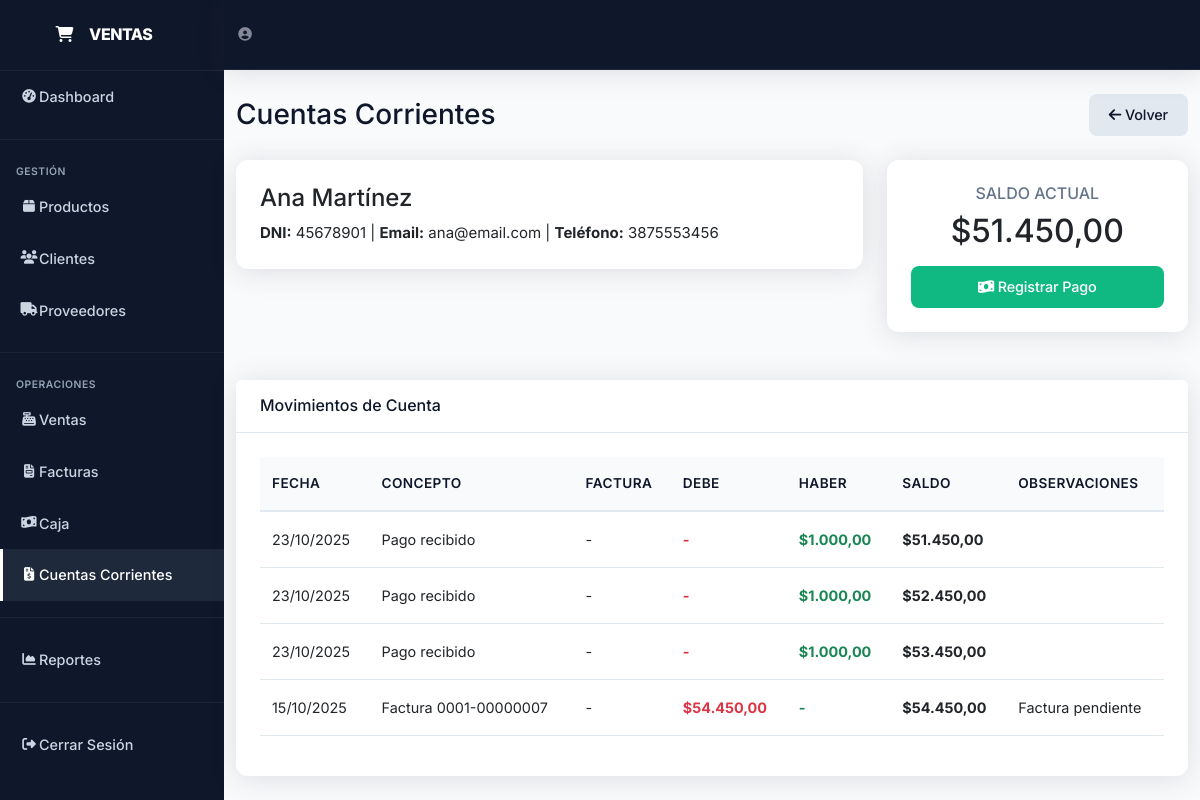
/cuentas_corrientes.php?cliente_id=4 (signed in), run on the app's committed database.
### tables this page shows
CREATE TABLE `clientes` (
  `id` int(11) NOT NULL,
  `nombre` varchar(100) NOT NULL,
  `apellido` varchar(100) NOT NULL,
  `email` varchar(100) DEFAULT NULL,
  `telefono` varchar(20) DEFAULT NULL,
  `direccion` text DEFAULT NULL,
  `dni` varchar(20) DEFAULT NULL,
  `estado` tinyint(1) DEFAULT 1,
  `fecha_creacion` timestamp NOT NULL DEFAULT current_timestamp()
);

CREATE TABLE IF NOT EXISTS cuentas_corrientes (
    id INT PRIMARY KEY AUTO_INCREMENT,
    cliente_id INT NOT NULL,
    tipo_movimiento ENUM('debe', 'haber') NOT NULL,
    concepto VARCHAR(255) NOT NULL,
    factura_id INT,
    importe DECIMAL(10,2) NOT NULL,
    saldo DECIMAL(10,2) NOT NULL,
    fecha_movimiento DATE NOT NULL,
    observaciones TEXT,
    usuario_id INT NOT NULL,
    fecha_creacion TIMESTAMP DEFAULT CURRENT_TIMESTAMP,
    FOREIGN KEY (cliente_id) REFERENCES clientes(id) ON DELETE RESTRICT,
    FOREIGN KEY (factura_id) REFERENCES facturas(id) ON DELETE SET NULL,
    FOREIGN KEY (usuario_id) REFERENCES usuarios(id) ON DELETE RESTRICT
);

### config.php (called while the page is built, shortened)
<?php
function formatear_precio($precio)
{
    return '$' . number_format($precio, 2, ',', '.');
}

### cuentas_corrientes.php (the view, shortened to what this page needs)
<?php
require_once 'config.php';
$sql_clientes = "SELECT
    c.id,
    c.nombre,
    c.apellido,
    c.dni,
    c.telefono,
    COALESCE(SUM(CASE WHEN cc.tipo_movimiento = 'debe' THEN cc.importe ELSE 0 END), 0) as total_debe,
    COALESCE(SUM(CASE WHEN cc.tipo_movimiento = 'haber' THEN cc.importe ELSE 0 END), 0) as total_haber,
    COALESCE(SUM(CASE WHEN cc.tipo_movimiento = 'debe' THEN cc.importe ELSE -cc.importe END), 0) as saldo_actual
FROM clientes c
LEFT JOIN cuentas_corrientes cc ON c.id = cc.cliente_id
WHERE c.estado = 1
GROUP BY c.id, c.nombre, c.apellido, c.dni, c.telefono
HAVING saldo_actual != 0 OR total_debe > 0 OR total_haber > 0
ORDER BY saldo_actual DESC";
$result_clientes = $conn->query($sql_clientes);
$cliente_seleccionado = null;
$movimientos_cliente = [];
$saldo_total = 0;
if (isset($_GET['cliente_id'])) {
    $cliente_id = intval($_GET['cliente_id']);
    $sql_cliente = "SELECT * FROM clientes WHERE id = ?";
    $stmt = $conn->prepare($sql_cliente);
    $stmt->bind_param("i", $cliente_id);
    $stmt->execute();
    $cliente_seleccionado = $stmt->get_result()->fetch_assoc();
    $sql_movimientos = "SELECT cc.*, f.numero_factura, f.tipo as factura_tipo
                        FROM cuentas_corrientes cc
                        LEFT JOIN facturas f ON cc.factura_id = f.id
                        WHERE cc.cliente_id = ?
                        ORDER BY cc.fecha_movimiento DESC, cc.id DESC";
    $stmt_mov = $conn->prepare($sql_movimientos);
    $stmt_mov->bind_param("i", $cliente_id);
    $stmt_mov->execute();
    $result_movimientos = $stmt_mov->get_result();
    while ($row = $result_movimientos->fetch_assoc()) {
        $movimientos_cliente[] = $row;
    }
    $sql_ultimo_saldo = "SELECT saldo FROM cuentas_corrientes
                         WHERE cliente_id = ?
                         ORDER BY fecha_movimiento DESC, id DESC
                         LIMIT 1";
    $stmt_saldo = $conn->prepare($sql_ultimo_saldo);
    $stmt_saldo->bind_param("i", $cliente_id);
    $stmt_saldo->execute();
    $result_saldo = $stmt_saldo->get_result();
    if ($result_saldo->num_rows > 0) {
        $saldo_total = $result_saldo->fetch_assoc()['saldo'];
    }
}
?>
<!DOCTYPE html>
<html lang="es">
<head>
    <link href="https://cdnjs.cloudflare.com/ajax/libs/bootstrap/5.3.0/css/bootstrap.min.css" rel="stylesheet">
    <link href="https://cdnjs.cloudflare.com/ajax/libs/font-awesome/6.4.0/css/all.min.css" rel="stylesheet">
    <link rel="stylesheet" href="style-minimal.css">
</head>
<body>
    <div id="wrapper">
        <ul class="navbar-nav" id="sidebar-wrapper">
            <a class="sidebar-brand" href="index.php">
                <div class="sidebar-brand-icon"><i class="fas fa-shopping-cart"></i></div>
                <div class="sidebar-brand-text mx-3">VENTAS</div>
            </a>
            <hr class="sidebar-divider my-0" style="border-color: rgba(255,255,255,.2)">
            <li class="nav-item">
                <a class="nav-link" href="index.php">
                    <i class="fas fa-fw fa-tachometer-alt"></i><span>Dashboard</span>
                </a>
            </li>
            <hr class="sidebar-divider" style="border-color: rgba(255,255,255,.2)">
            <div class="sidebar-heading">Gestión</div>
            <li class="nav-item">
                <a class="nav-link" href="productos.php">
                    <i class="fas fa-fw fa-box"></i><span>Productos</span>
                </a>
            </li>
            <li class="nav-item">
                <a class="nav-link" href="clientes.php">
                    <i class="fas fa-fw fa-users"></i><span>Clientes</span>
                </a>
            </li>
            <li class="nav-item">
                <a class="nav-link" href="proveedores.php">
                    <i class="fas fa-fw fa-truck"></i><span>Proveedores</span>
                </a>
            </li>
            <hr class="sidebar-divider" style="border-color: rgba(255,255,255,.2)">
            <div class="sidebar-heading">Operaciones</div>
            <li class="nav-item">
                <a class="nav-link" href="ventas.php">
                    <i class="fas fa-fw fa-cash-register"></i><span>Ventas</span>
                </a>
            </li>
            <li class="nav-item">
                <a class="nav-link" href="facturas.php">
                    <i class="fas fa-fw fa-file-invoice"></i><span>Facturas</span>
                </a>
            </li>
            <li class="nav-item">
                <a class="nav-link" href="caja.php">
                    <i class="fas fa-fw fa-money-bill-wave"></i><span>Caja</span>
                </a>
            </li>
            <li class="nav-item">
                <a class="nav-link active" href="cuentas_corrientes.php">
                    <i class="fas fa-fw fa-file-invoice-dollar"></i><span>Cuentas Corrientes</span>
                </a>
            </li>
            <hr class="sidebar-divider" style="border-color: rgba(255,255,255,.2)">
            <li class="nav-item">
                <a class="nav-link" href="reportes.php">
                    <i class="fas fa-fw fa-chart-area"></i><span>Reportes</span>
                </a>
            </li>
            <hr class="sidebar-divider" style="border-color: rgba(255,255,255,.2)">
            <li class="nav-item">
                <a class="nav-link" href="cerrar_sesion.php">
                    <i class="fas fa-fw fa-sign-out-alt"></i><span>Cerrar Sesión</span>
                </a>
            </li>
        </ul>
        <div id="content-wrapper">
            <nav class="navbar navbar-expand topbar mb-4 static-top">
                <ul class="navbar-nav ml-auto">
                    <li class="nav-item">
                        <a class="nav-link" href="#">
                            <i class="fas fa-user-circle fa-2x" style="color: #858796;"></i>
                        </a>
                    </li>
                </ul>
            </nav>
            <div class="container-fluid">
                <div class="d-sm-flex align-items-center justify-content-between mb-4">
                    <h1 class="h3 mb-0 text-gray-800">Cuentas Corrientes</h1>
                    <?php if ($cliente_seleccionado): ?>
                        <a href="cuentas_corrientes.php" class="btn btn-secondary">
                            <i class="fas fa-arrow-left"></i> Volver
                        </a>
                    <?php endif; ?>
                </div>
                <?php if (!$cliente_seleccionado): ?>
                    <div class="row">
                        <?php while ($cliente = $result_clientes->fetch_assoc()): ?>
                            <div class="col-xl-4 col-md-6 mb-4">
                                <div class="card cliente-card" onclick="window.location.href='cuentas_corrientes.php?cliente_id=<?php echo $cliente['id']; ?>'">
                                    <div class="card-body">
                                        <h5 class="card-title"><?php echo $cliente['nombre'] . ' ' . $cliente['apellido']; ?></h5>
                                        <p class="card-text">
                                            <small class="text-muted">DNI: <?php echo $cliente['dni']; ?></small><br>
                                            <small class="text-muted">Tel: <?php echo $cliente['telefono']; ?></small>
                                        </p>
                                        <hr>
                                        <div class="row text-center">
                                            <div class="col-4">
                                                <small class="text-muted">Debe</small><br>
                                                <strong class="text-danger"><?php echo formatear_precio($cliente['total_debe']); ?></strong>
                                            </div>
                                            <div class="col-4">
                                                <small class="text-muted">Haber</small><br>
                                                <strong class="text-success"><?php echo formatear_precio($cliente['total_haber']); ?></strong>
                                            </div>
                                            <div class="col-4">
                                                <small class="text-muted">Saldo</small><br>
                                                <strong class="<?php echo $cliente['saldo_actual'] > 0 ? 'saldo-positivo' : 'saldo-negativo'; ?>">
                                                    <?php echo formatear_precio($cliente['saldo_actual']); ?>
                                                </strong>
                                            </div>
                                        </div>
                                    </div>
                                </div>
                            </div>
                        <?php endwhile; ?>
                    </div>
                <?php else: ?>
                    <div class="row mb-4">
                        <div class="col-md-8">
                            <div class="card">
                                <div class="card-body">
                                    <h4><?php echo $cliente_seleccionado['nombre'] . ' ' . $cliente_seleccionado['apellido']; ?></h4>
                                    <p class="mb-0">
                                        <strong>DNI:</strong> <?php echo $cliente_seleccionado['dni']; ?> |
                                        <strong>Email:</strong> <?php echo $cliente_seleccionado['email']; ?> |
                                        <strong>Teléfono:</strong> <?php echo $cliente_seleccionado['telefono']; ?>
                                    </p>
                                </div>
                            </div>
                        </div>
                        <div class="col-md-4">
                            <div class="card">
                                <div class="card-body text-center">
                                    <h6 class="text-muted">SALDO ACTUAL</h6>
                                    <h2 class="<?php echo $saldo_total > 0 ? 'saldo-positivo' : 'saldo-negativo'; ?>">
                                        <?php echo formatear_precio($saldo_total); ?>
                                    </h2>
                                    <button class="btn btn-success w-100 mt-2" data-bs-toggle="modal" data-bs-target="#modalPago">
                                        <i class="fas fa-money-bill-wave"></i> Registrar Pago
                                    </button>
                                </div>
                            </div>
                        </div>
                    </div>
                    <div class="card">
                        <div class="card-header py-3">
                            <h6 class="m-0 font-weight-bold" style="color: var(--primary);">Movimientos de Cuenta</h6>
                        </div>
                        <div class="card-body">
                            <div class="table-responsive">
                                <table class="table table-hover">
                                    <thead>
                                        <tr>
                                            <th>Fecha</th>
                                            <th>Concepto</th>
                                            <th>Factura</th>
                                            <th>Debe</th>
                                            <th>Haber</th>
                                            <th>Saldo</th>
                                            <th>Observaciones</th>
                                        </tr>
                                    </thead>
                                    <tbody>
                                        <?php foreach ($movimientos_cliente as $mov): ?>
                                            <tr>
                                                <td><?php echo date('d/m/Y', strtotime($mov['fecha_movimiento'])); ?></td>
                                                <td><?php echo $mov['concepto']; ?></td>
                                                <td>
                                                    <?php if ($mov['numero_factura']): ?>
                                                        <span class="badge bg-info">
                                                            <?php echo $mov['factura_tipo'] . ' ' . $mov['numero_factura']; ?>
                                                        </span>
                                                    <?php else: ?>
                                                        -
                                                    <?php endif; ?>
                                                </td>
                                                <td class="text-danger fw-bold">
                                                    <?php echo $mov['tipo_movimiento'] === 'debe' ? formatear_precio($mov['importe']) : '-'; ?>
                                                </td>
                                                <td class="text-success fw-bold">
                                                    <?php echo $mov['tipo_movimiento'] === 'haber' ? formatear_precio($mov['importe']) : '-'; ?>
                                                </td>
                                                <td class="fw-bold <?php echo $mov['saldo'] > 0 ? 'saldo-positivo' : 'saldo-negativo'; ?>">
                                                    <?php echo formatear_precio($mov['saldo']); ?>
                                                </td>
                                                <td><?php echo $mov['observaciones'] ?? '-'; ?></td>
                                            </tr>
                                        <?php endforeach; ?>
                                    </tbody>
                                </table>
                            </div>
                        </div>
                    </div>
                <?php endif; ?>
            </div>
        </div>
    </div>
</body>
</html>

### data on the page
clientes: nombre "Ana", apellido "Martínez", dni "45678901", email "ana@email.com", telefono "3875553456"
cuentas_corrientes: saldo "$51.450,00", fecha_movimiento "23/10/2025", concepto "Pago recibido", importe "$1.000,00"
cuentas_corrientes: fecha_movimiento "23/10/2025", concepto "Pago recibido", importe "$1.000,00", saldo "$52.450,00"
cuentas_corrientes: fecha_movimiento "23/10/2025", concepto "Pago recibido", importe "$1.000,00", saldo "$53.450,00"
cuentas_corrientes: fecha_movimiento "15/10/2025", concepto "Factura 0001-00000007", importe "$54.450,00", saldo "$54.450,00", observaciones "Factura pendiente"
